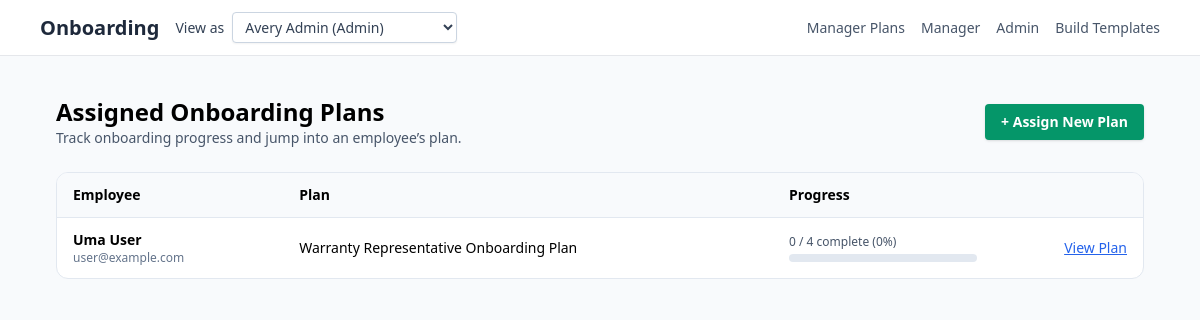
The page /manager/plans on the database its author committed.
### Onboarding/models.py (models this page shows, shortened)
class User(db.Model):
    __tablename__ = "users"
    id = db.Column(db.Integer, primary_key=True)
    email = db.Column(db.String(255), unique=True, nullable=False)
    full_name = db.Column(db.String(255), nullable=False)
    role = db.Column(db.String(32), nullable=False, default=RoleEnum.USER.value)
    onboarding_plan_id = db.Column(
        db.Integer, db.ForeignKey("onboarding_plans.id"), nullable=True
    )
    onboarding_plan = db.relationship("OnboardingPlan", back_populates="users")
    manager_id = db.Column(db.Integer, db.ForeignKey("users.id"), nullable=True)
    manager = db.relationship(
        "User",
        remote_side="User.id",
        back_populates="direct_reports",
        lazy="joined",
    )
    direct_reports = db.relationship(
        "User",
        back_populates="manager",
        lazy="selectin",
        cascade="all",
    )

class OnboardingPlan(db.Model):
    __tablename__ = "onboarding_plans"
    id = db.Column(db.Integer, primary_key=True)
    name = db.Column(db.String(255), nullable=False, default="Onboarding Plan")
    description = db.Column(db.Text, nullable=True)
    weeks = db.relationship(
        "Week",
        back_populates="onboarding_plan",
        lazy="selectin",
        cascade="all, delete-orphan",
    )
    users = db.relationship(
        "User",
        back_populates="onboarding_plan",
        lazy="selectin",
    )

### app.py (the view)
@app.get("/manager/plans")
def manager_plans():
    user = current_user()
    require_manager_or_admin(user)
    employees = (
        User.query.filter(User.onboarding_plan_id.isnot(None))
        .order_by(User.full_name.asc())
        .all()
    )
    summaries = []
    for emp in employees:
        plan = OnboardingPlan.query.get(emp.onboarding_plan_id)
        if not plan:
            continue
        weeks = Week.query.filter_by(onboarding_plan_id=plan.id).all()
        week_ids = [w.id for w in weeks]
        total_tasks = 0
        complete_tasks = 0
        if week_ids:
            total_tasks = Task.query.filter(Task.week_id.in_(week_ids)).count()
            complete_tasks = Task.query.filter(
                Task.week_id.in_(week_ids), Task.status == StatusEnum.COMPLETE.value
            ).count()
        summaries.append(
            {
                "employee": emp,
                "plan": plan,
                "total_tasks": total_tasks,
                "complete_tasks": complete_tasks,
                "progress_pct": (
                    int((complete_tasks / total_tasks) * 100) if total_tasks else 0
                ),
            }
        )
    return render_template("manager_plans.html", user=user, summaries=summaries)

### app.py (called while the page is built)
def current_user() -> User:
    email = request.headers.get("X-User-Email") or request.args.get("as_user")
    query = User.query.options(selectinload(User.onboarding_plan))
    if email:
        user = query.filter_by(email=email).first()
        if not user:
            abort(404, description="User not found")
        return user
    user = query.order_by(User.id.asc()).first()
    if not user:
        abort(404, description="No users available")
    return user

def require_role(user: User, allowed_roles: set[str]):
    if user.role not in allowed_roles:
        abort(403)

def require_manager_or_admin(user: User):
    allowed = {RoleEnum.MANAGER.value, RoleEnum.ADMIN.value}
    if hasattr(RoleEnum, "BUILDER"):
        allowed.add(RoleEnum.BUILDER.value)
    require_role(user, allowed)

@app.context_processor
def inject_user():
    u = session.get("user")
    return {"user": u or {"role": "guest"}}

@app.context_processor
def inject_user_switcher():
    users = User.query.order_by(User.role.asc(), User.full_name.asc()).all()
    active_user = None
    try:
        active_user = current_user()
    except Exception:
        active_user = None
    return {
        "switchable_users": users,
        "nav_current_user": active_user,
    }

### templates/manager_plans.html (shortened to what this page needs)
{% extends "base.html" %}
{% block content %}
<div class="max-w-6xl mx-auto px-4 py-6 space-y-6">
  <div class="flex items-center justify-between">
    <div>
      <h1 class="text-2xl font-bold">Assigned Onboarding Plans</h1>
      <p class="text-sm text-slate-600">
        Track onboarding progress and jump into an employee’s plan.
      </p>
    </div>
    <a href="{{ url_for('assign_plan_form') }}"
       class="inline-flex items-center px-4 py-2 rounded bg-emerald-600 text-white text-sm font-semibold shadow">
      + Assign New Plan
    </a>
  </div>
  {% if not summaries %}
    <p class="text-slate-500 italic">No onboarding plans assigned yet.</p>
  {% else %}
    <div class="bg-white border border-slate-200 rounded-xl overflow-hidden">
      <table class="min-w-full text-sm">
        <thead class="bg-slate-50">
          <tr>
            <th class="px-4 py-3 text-left">Employee</th>
            <th class="px-4 py-3 text-left">Plan</th>
            <th class="px-4 py-3 text-left">Progress</th>
            <th class="px-4 py-3 text-left"></th>
          </tr>
        </thead>
        <tbody>
          {% for row in summaries %}
            <tr class="border-t border-slate-200">
              <td class="px-4 py-3">
                <div class="font-semibold">{{ row.employee.full_name }}</div>
                <div class="text-xs text-slate-500">{{ row.employee.email }}</div>
              </td>
              <td class="px-4 py-3">
                <div class="font-medium">{{ row.plan.name }}</div>
              </td>
              <td class="px-4 py-3">
                <div class="text-xs text-slate-600 mb-1">
                  {{ row.complete_tasks }} / {{ row.total_tasks }} complete ({{ row.progress_pct }}%)
                </div>
                <div class="w-full bg-slate-200 rounded-full h-2">
                </div>
              </td>
              <td class="px-4 py-3 text-right">
                <a href="{{ url_for('my_plan', as_user=row.employee.email) }}"
                   class="text-blue-600 underline text-sm">
                  View Plan
                </a>
              </td>
            </tr>
          {% endfor %}
        </tbody>
      </table>
    </div>
  {% endif %}
</div>
{% endblock %}

### rows shown on the page
User: employee.full_name "Uma User", employee.email "user@example.com"
OnboardingPlan: plan.name "Warranty Representative Onboarding Plan"

### other values the page prints
{{ row.complete_tasks }} "0"
{{ row.total_tasks }} "4"
{{ row.progress_pct }} "0"
form field as_user "Avery Admin (Admin)"
